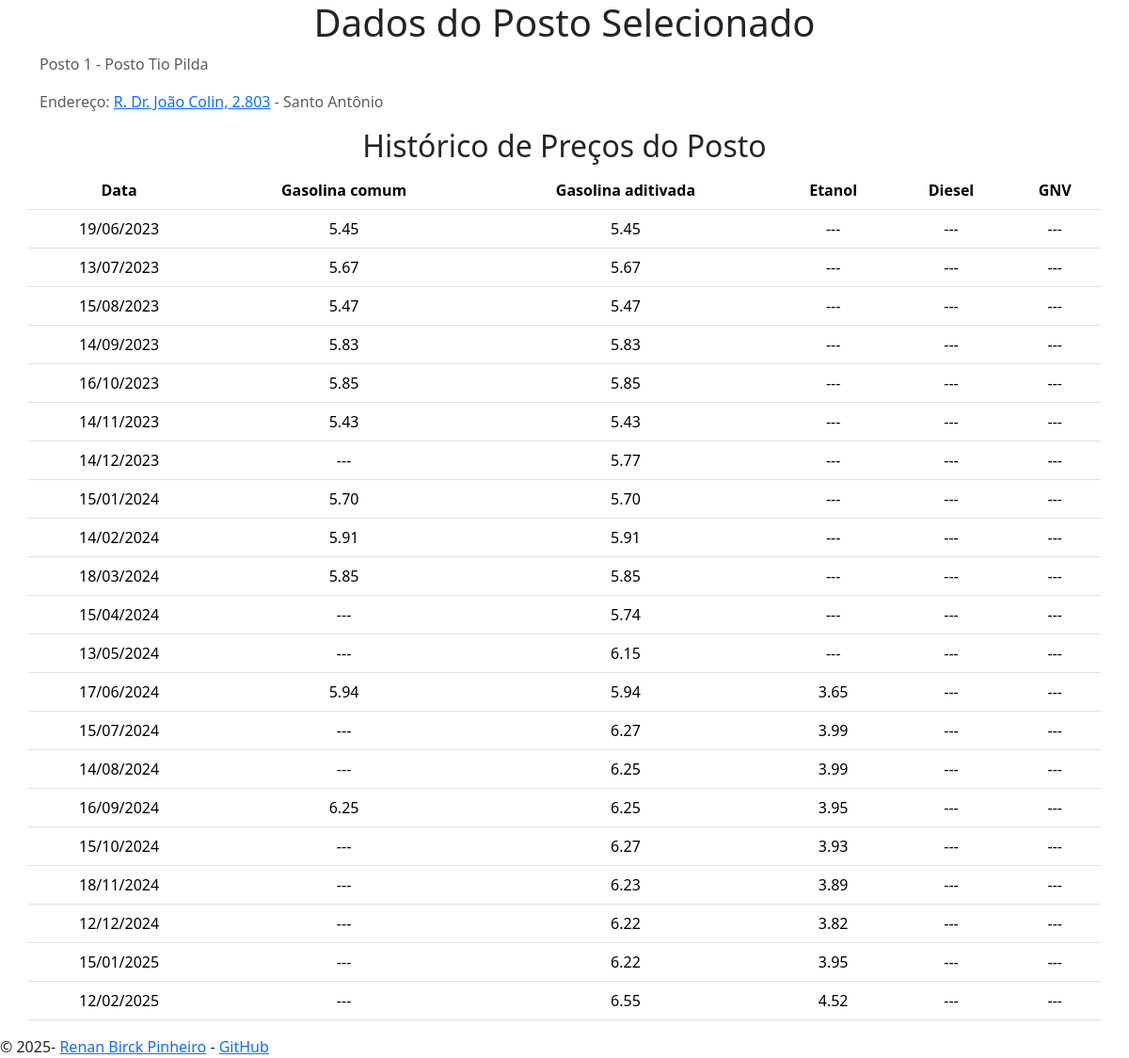
The app's page /historico/1 with its own data.
### api/models.py (models this page shows)
class PostoGasolina(Base):
    __tablename__ = "PostosGasolina"
    id = Column("IdPosto", Integer, primary_key=True, unique=True)
    distribuidora = Column("IdDistribuidora", Integer)
    nome = Column("NomePosto", String)
    endereco = Column("EnderecoPosto", String)
    bairro = Column("BairroPosto", String)

### api/main.py (the view)
@app.get("/historico/{id_posto}", name="historico_posto", response_class=HTMLResponse)
async def historico_posto(id_posto, request: Request, db: Session = Depends(get_db)):
    dados_posto = await lista_infos_posto(int(id_posto), db)
    print(dados_posto)
    dados_historico_posto = crud.historico_posto(db, int(id_posto))
    print(dados_historico_posto)
    return templates.TemplateResponse(
            request=request, name="info_posto.html",
            context={"dados_posto": dados_posto[0],
                     "dados_historico_posto": dados_historico_posto}
           )

### api/templates/info_posto.html (shortened to what this page needs)
<!DOCTYPE html>
<html>
  <head>
    <link href="https://cdn.jsdelivr.net/npm/bootstrap@5.3.3/dist/css/bootstrap.min.css" rel="stylesheet">
  </head>
  <body>
    <h1 class="container text-center">Dados do Posto Selecionado</h1>
    <p class="container text-muted"> Posto {{ dados_posto.id }} - {{ dados_posto.nome }} </p>
    <p class="container text-muted"> Endereço: <a href="http://www.google.com/maps?q={{ dados_posto.endereco | replace(".", "") }}-Joinville">{{ dados_posto.endereco }}</a> - {{ dados_posto.bairro }} </p>
    <h2 class="container text-center"> Histórico de Preços do Posto </h2>
    <table class="table-responsive table container text-center">
      <tr>
        <th>Data</th>
        <th>Gasolina comum</th>
        <th>Gasolina aditivada</th>
        <th>Etanol</th>
        <th>Diesel</th>
        <th>GNV</th>
      </tr>
      {% for posto in dados_historico_posto %}
      <tr>
        <td> {{ posto.data }} </td>
        <td> {{ '%.2f' % posto.gasolina_comum if posto.gasolina_comum else '---' }} </td>
        <td> {{ '%.2f' % posto.gasolina_aditivada if posto.gasolina_aditivada else '---'}} </td>
        <td> {{ '%.2f' % posto.etanol if posto.etanol else '---'}} </td>
        <td> {{ '%.2f' % posto.diesel if posto.diesel else '---' }} </td>
        <td> {{ '%.2f' % posto.GNV if posto.GNV else '---' }} </td>
      </tr>
      {% endfor %}
    </table>
    <footer>
      © 2025- <a href="mailto:renan.birck.pinheiro@gmail.com">Renan Birck Pinheiro</a> - <a href="https://github.com/renanbirck/gasolina">GitHub</a>
    </footer>
  </body>
</html>

### records on screen
PostoGasolina: nome "Posto Tio Pilda", endereco "R. Dr. João Colin, 2.803", bairro "Santo Antônio"

### other values on screen
{{ dados_posto.id }} "1"
{{ posto.data }} "19/06/2023" "13/07/2023" "15/08/2023" "14/09/2023" "16/10/2023" "14/11/2023" "14/12/2023" "15/01/2024" "14/02/2024" "18/03/2024" "15/04/2024" "13/05/2024" "17/06/2024" "15/07/2024" "14/08/2024" "16/09/2024" "15/10/2024" "18/11/2024" "12/12/2024" "15/01/2025" "12/02/2025"
{{ '%.2f' % posto.gasolina_comum if posto.gasolina_comum else '---' }} "5.45" "5.67" "5.47" "5.83" "5.85" "5.43" "---" "5.70" "5.91" "5.85" "---" "---" "5.94" "---" "---" "6.25" "---" "---" "---" "---" "---"
{{ '%.2f' % posto.etanol if posto.etanol else '---' }} "---" "---" "---" "---" "---" "---" "---" "---" "---" "---" "---" "---" "3.65" "3.99" "3.99" "3.95" "3.93" "3.89" "3.82" "3.95" "4.52"
{{ '%.2f' % posto.diesel if posto.diesel else '---' }} "---" "---" "---" "---" "---" "---" "---" "---" "---" "---" "---" "---" "---" "---" "---" "---" "---" "---" "---" "---" "---"
{{ '%.2f' % posto.GNV if posto.GNV else '---' }} "---" "---" "---" "---" "---" "---" "---" "---" "---" "---" "---" "---" "---" "---" "---" "---" "---" "---" "---" "---" "---"
